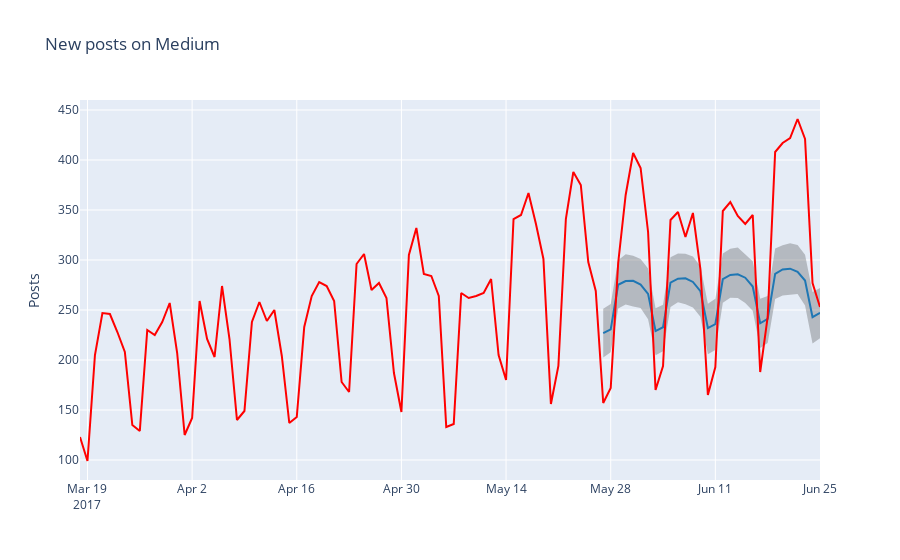

Notebook code for this chart:
### Markdown cell above
### Visualization

### Code cell
def show_forecast(cmp_df, num_predictions, num_values, title):
    """Visualize the forecast."""
    
    def create_go(name, column, num, **kwargs):
        points = cmp_df.tail(num)
        args = dict(name=name, x=points.index, y=points[column], mode='lines')
        args.update(kwargs)
        return go.Scatter(**args)
    
    lower_bound = create_go('Lower Bound', 'yhat_lower', num_predictions,
                            line=dict(width=0),
                            marker=dict(color="gray"))
    upper_bound = create_go('Upper Bound', 'yhat_upper', num_predictions,
                            line=dict(width=0),
                            marker=dict(color="gray"),
                            fillcolor='rgba(68, 68, 68, 0.3)', 
                            fill='tonexty')
    forecast = create_go('Forecast', 'yhat', num_predictions,
                         line=dict(color='rgb(31, 119, 180)'))
    actual = create_go('Actual', 'y', num_values,
                       marker=dict(color="red"))
    
    # In this case the order of the series is important because of the filling
    data = [lower_bound, upper_bound, forecast, actual]

    layout = go.Layout(yaxis=dict(title='Posts'), title=title, showlegend = False)
    fig = go.Figure(data=data, layout=layout)
    iplot(fig, show_link=False)

show_forecast(cmp_df, prediction_size, 100, 'New posts on Medium')
